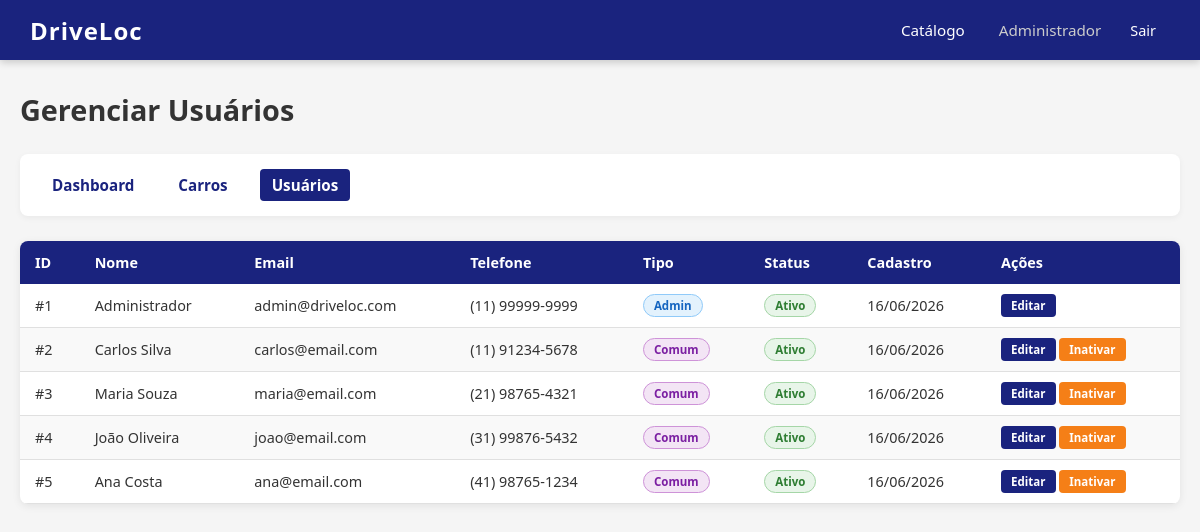
Screenshot of /admin/usuarios/listar.php (signed in) with the database file from the repository.
### tables this page shows
CREATE TABLE usuario (
    id INT AUTO_INCREMENT PRIMARY KEY,
    nome VARCHAR(100) NOT NULL,
    email VARCHAR(100) NOT NULL UNIQUE,
    telefone VARCHAR(20),
    senha VARCHAR(255) NOT NULL,
    tipo ENUM('admin', 'comum') NOT NULL DEFAULT 'comum',
    status ENUM('ativo', 'inativo') NOT NULL DEFAULT 'ativo',
    created_at TIMESTAMP DEFAULT CURRENT_TIMESTAMP,
    updated_at TIMESTAMP DEFAULT CURRENT_TIMESTAMP ON UPDATE CURRENT_TIMESTAMP
);

### app/config.php (called while the page is built, shortened)
<?php
$host = 'localhost';
$dbname = 'driveloc';
$username = 'root';
$password = '';
try {
    $pdo = new PDO("mysql:host=$host;dbname=$dbname;charset=utf8mb4", $username, $password);
    $pdo->setAttribute(PDO::ATTR_ERRMODE, PDO::ERRMODE_EXCEPTION);
    $pdo->setAttribute(PDO::ATTR_DEFAULT_FETCH_MODE, PDO::FETCH_ASSOC);
} catch (PDOException $e) {
    die('Erro na conexão: ' . $e->getMessage());
}
function db() {
    global $pdo;
    return $pdo;
}
function url(string $path = ''): string {
    $path = ltrim($path, '/');
    return BASE_URL . ($path !== '' ? '/' . $path : '');
}

### admin/usuarios/listar.php (the view, shortened to what this page needs)
<?php
require_once __DIR__ . '/../../app/config.php';
$usuarios = db()->query("SELECT * FROM usuario ORDER BY created_at DESC")->fetchAll();
$status_badges = ['ativo' => 'badge-ativo', 'inativo' => 'badge-inativo'];
$tipo_badges = ['admin' => 'badge-admin', 'comum' => 'badge-comum'];
?>
<!DOCTYPE html>
<html lang="pt-BR">
<head>
    <link rel="stylesheet" href="<?= url('assets/css/style.css') ?>">
</head>
<body>
    <header>
        <a href="/index.php" class="logo">DriveLoc</a>
        <nav>
            <a href="/index.php">Catálogo</a>
            <div class="user-info">
                <span><?= htmlspecialchars($_SESSION['user_nome']) ?></span>
                <a href="/logout.php">Sair</a>
            </div>
        </nav>
    </header>
    <div class="container">
        <h1 class="page-title">Gerenciar Usuários</h1>
        <div class="admin-menu">
            <a href="/admin/dashboard.php">Dashboard</a>
            <a href="/admin/carros/listar.php">Carros</a>
            <a href="/admin/usuarios/listar.php" class="active">Usuários</a>
        </div>
        <table>
            <thead>
                <tr>
                    <th>ID</th>
                    <th>Nome</th>
                    <th>Email</th>
                    <th>Telefone</th>
                    <th>Tipo</th>
                    <th>Status</th>
                    <th>Cadastro</th>
                    <th>Ações</th>
                </tr>
            </thead>
            <tbody>
                <?php foreach ($usuarios as $u): ?>
                <tr>
                    <td>#<?= $u['id'] ?></td>
                    <td><?= htmlspecialchars($u['nome']) ?></td>
                    <td><?= htmlspecialchars($u['email']) ?></td>
                    <td><?= htmlspecialchars($u['telefone']) ?></td>
                    <td><span class="badge <?= $tipo_badges[$u['tipo']] ?>"><?= ucfirst($u['tipo']) ?></span></td>
                    <td><span class="badge <?= $status_badges[$u['status']] ?>"><?= ucfirst($u['status']) ?></span></td>
                    <td><?= date('d/m/Y', strtotime($u['created_at'])) ?></td>
                    <td>
                        <a href="/admin/usuarios/editar.php?id=<?= $u['id'] ?>" class="btn btn-primary btn-xs">Editar</a>
                        <?php if ($u['id'] !== $_SESSION['user_id']): ?>
                            <?php if ($u['status'] === 'ativo'): ?>
                                <a href="/admin/usuarios/inativar.php?id=<?= $u['id'] ?>" class="btn btn-warning btn-xs">Inativar</a>
                            <?php else: ?>
                                <a href="/admin/usuarios/ativar.php?id=<?= $u['id'] ?>" class="btn btn-success btn-xs">Ativar</a>
                            <?php endif; ?>
                        <?php endif; ?>
                    </td>
                </tr>
                <?php endforeach; ?>
            </tbody>
        </table>
    </div>
</body>
</html>

### assets/css/style.css (style rules this page uses)
* { margin: 0; padding: 0; box-sizing: border-box; }
body { font-family: system-ui, -apple-system, 'Segoe UI', Roboto, sans-serif; background: #f5f5f5; min-height: 100vh; padding-top: 70px; }
a { text-decoration: none; color: inherit; }
header { position: fixed; top: 0; left: 0; width: 100%; background: #1a237e; color: #fff; padding: 0 30px; height: 60px; display: flex; align-items: center; justify-content: space-between; z-index: 1000; box-shadow: 0 2px 8px rgba(0,0,0,0.2); }
header .logo { font-size: 1.5em; font-weight: 700; letter-spacing: 1px; }
header nav { display: flex; align-items: center; gap: 20px; }
header nav a { color: #fff; padding: 8px 14px; border-radius: 4px; transition: background 0.2s; font-size: 0.95em; }
header .user-info { display: flex; align-items: center; gap: 15px; font-size: 0.95em; }
header .user-info span { color: #ccc; }
.container { max-width: 1200px; margin: 0 auto; padding: 20px; }
.page-title { font-size: 1.8em; color: #333; margin-bottom: 25px; }
.btn { display: inline-block; padding: 10px 24px; border-radius: 4px; font-size: 0.95em; font-weight: 600; border: none; cursor: pointer; transition: background 0.2s; text-align: center; }
.btn-primary { background: #1a237e; color: #fff; }
.btn-warning { background: #f57f17; color: #fff; }
.btn-xs { padding: 4px 10px; font-size: 0.8em; }
table { width: 100%; border-collapse: collapse; background: #fff; border-radius: 8px; overflow: hidden; box-shadow: 0 2px 8px rgba(0,0,0,0.08); }
table th { background: #1a237e; color: #fff; text-align: left; padding: 12px 15px; font-size: 0.9em; font-weight: 600; }
table td { padding: 10px 15px; border-bottom: 1px solid #e0e0e0; font-size: 0.9em; color: #333; }
table tr:nth-child(even) { background: #f9f9f9; }
.badge { display: inline-block; padding: 3px 10px; border-radius: 12px; font-size: 0.8em; font-weight: 600; }
.badge-ativo { background: #e8f5e9; color: #2e7d32; border: 1px solid #a5d6a7; }
.badge-admin { background: #e3f2fd; color: #1565c0; border: 1px solid #90caf9; }
.badge-comum { background: #f3e5f5; color: #7b1fa2; border: 1px solid #ce93d8; }
.admin-menu { background: #fff; border-radius: 8px; padding: 15px 20px; margin-bottom: 25px; display: flex; gap: 20px; align-items: center; box-shadow: 0 2px 6px rgba(0,0,0,0.05); }
.admin-menu a { color: #1a237e; font-weight: 600; font-size: 0.95em; padding: 6px 12px; border-radius: 4px; transition: background 0.2s; }
.admin-menu a.active { background: #1a237e; color: #fff; }

### rows the page displays
usuario: id "1", nome "Administrador", email "admin@driveloc.com", telefone "(11) 99999-9999", tipo "Admin", status "Ativo", created_at "16/06/2026"
usuario: id "2", nome "Carlos Silva", email "carlos@email.com", telefone "(11) 91234-5678", tipo "Comum", status "Ativo", created_at "16/06/2026"
usuario: id "3", nome "Maria Souza", email "maria@email.com", telefone "(21) 98765-4321", tipo "Comum", status "Ativo", created_at "16/06/2026"
usuario: id "4", nome "João Oliveira", email "joao@email.com", telefone "(31) 99876-5432", tipo "Comum", status "Ativo", created_at "16/06/2026"
usuario: id "5", nome "Ana Costa", email "ana@email.com", telefone "(41) 98765-1234", tipo "Comum", status "Ativo", created_at "16/06/2026"

### other values shown
$_SESSION['user_nome'] "Administrador"
